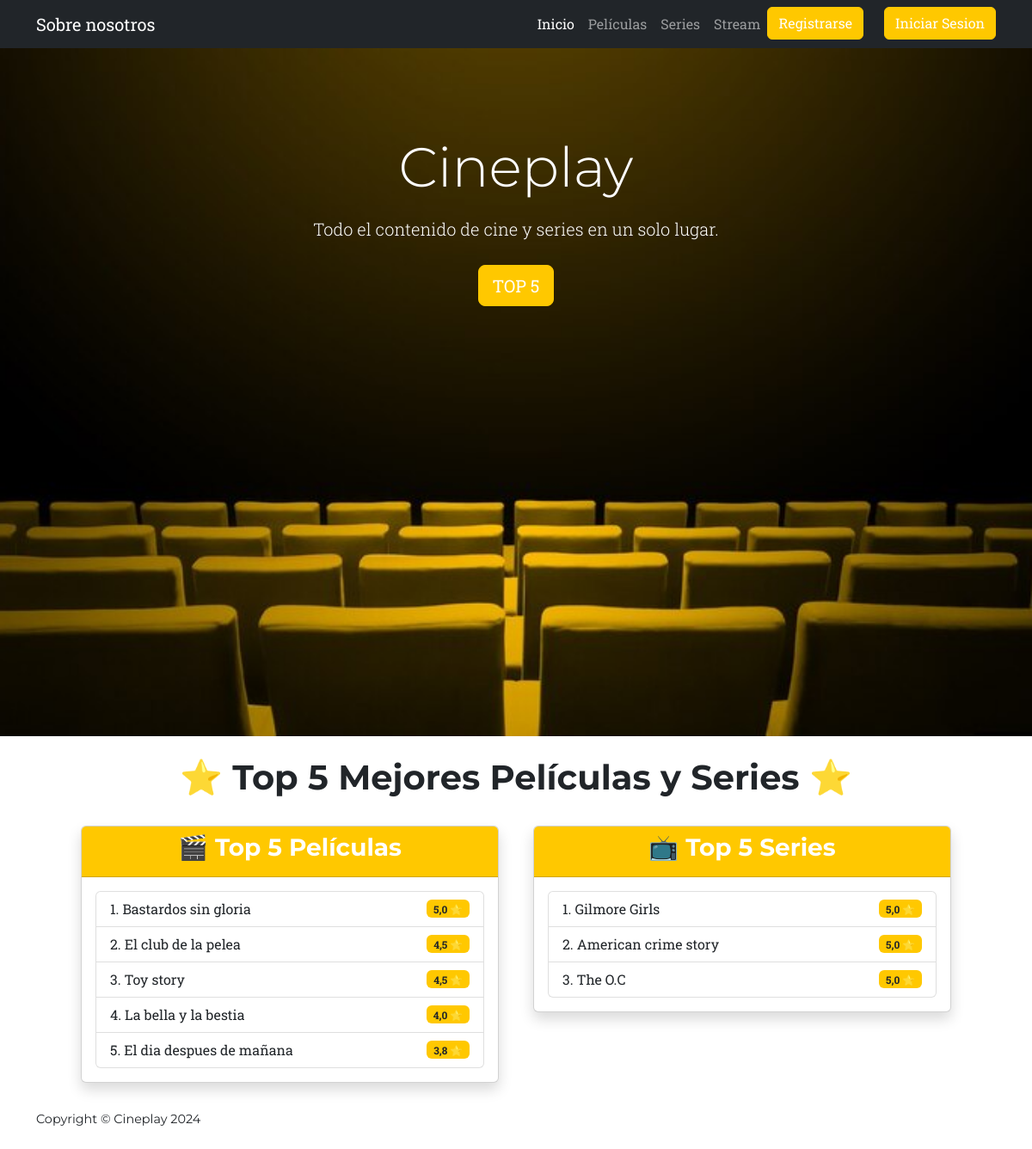
Page /top_5/ on the committed database.
### app_play/models.py (models this page shows, shortened)
class Pelicula(models.Model):
    titulo = models.CharField(max_length=100)
    puntuacion = models.FloatField(default=0.0)
    duracion = models.CharField(max_length=50, blank=True, null=True, help_text="Duración en horas y minutos")
    director = models.CharField(max_length=100)
    genero = models.CharField(max_length=100)
    estreno = models.DateField()
    portada = models.ImageField(upload_to='portadas/', default='portadas/default_portada.jpg')
    stream = models.ForeignKey('Stream', on_delete=models.CASCADE)
    sinopsis = models.TextField(blank=True, null=True)

class Serie(models.Model):
    titulo = models.CharField(max_length=100)
    puntuacion = models.FloatField(default=0.0)
    genero = models.CharField(max_length=100)
    temporadas = models.IntegerField()
    portada = models.ImageField(upload_to='portadas/', default='portadas/default_portada.jpg')
    stream = models.ForeignKey('Stream', on_delete=models.CASCADE)
    sinopsis = models.TextField(blank=True, null=True)

### app_play/views.py (the view)
# urls.py: path('top_5/', views.top_5,name='top_5'),
def top_5(request):
    top_peliculas = Pelicula.objects.all().order_by('-puntuacion')[:5]
    top_series = Serie.objects.all().order_by('-puntuacion')[:5]
    return render(request, 'app_play/top_5.html',{'top_peliculas': top_peliculas, 'top_series': top_series})

### app_play/templates/app_play/top_5.html (shortened to what this page needs)
{% extends "app_play/base.html" %}
{% load static %}
{% block content %}
<h1 class="text-center my-4">⭐ Top 5 Mejores Películas y Series ⭐</h1>
<div class="row justify-content-center">
    <div class="col-md-5 m-2">
        <div class="card shadow">
            <div class="card-header bg-primary text-white text-center">
                <h3>🎬 Top 5 Películas</h3>
            </div>
            <div class="card-body">
                {% if top_peliculas %}
                <ul class="list-group">
                    {% for pelicula in top_peliculas %}
                    <li class="list-group-item d-flex justify-content-between align-items-center">
                        <span>{{ forloop.counter }}. {{ pelicula.titulo }}</span>
                        <span class="badge bg-warning text-dark">{{ pelicula.puntuacion }} ⭐</span>
                    </li>
                    {% endfor %}
                </ul>
                {% else %}
                <p class="text-center text-muted">No hay películas disponibles.</p>
                {% endif %}
            </div>
        </div>
    </div>
    <div class="col-md-5 m-2">
        <div class="card shadow">
            <div class="card-header bg-primary text-white text-center">
                <h3>📺 Top 5 Series</h3>
            </div>
            <div class="card-body">
                {% if top_series %}
                <ul class="list-group">
                    {% for serie in top_series %}
                    <li class="list-group-item d-flex justify-content-between align-items-center">
                        <span>{{ forloop.counter }}. {{ serie.titulo }}</span>
                        <span class="badge bg-warning text-dark">{{ serie.puntuacion }} ⭐</span>
                    </li>
                    {% endfor %}
                </ul>
                {% else %}
                <p class="text-center text-muted">No hay series disponibles.</p>
                {% endif %}
            </div>
        </div>
    </div>
</div>
{% endblock %}

### rows in the picture
Pelicula: titulo "Bastardos sin gloria", puntuacion "5,0"
Pelicula: titulo "El club de la pelea", puntuacion "4,5"
Pelicula: titulo "Toy story", puntuacion "4,5"
Pelicula: titulo "La bella y la bestia", puntuacion "4,0"
Pelicula: titulo "El dia despues de mañana", puntuacion "3,8"
Serie: titulo "Gilmore Girls", puntuacion "5,0"
Serie: titulo "American crime story", puntuacion "5,0"
Serie: titulo "The O.C", puntuacion "5,0"
